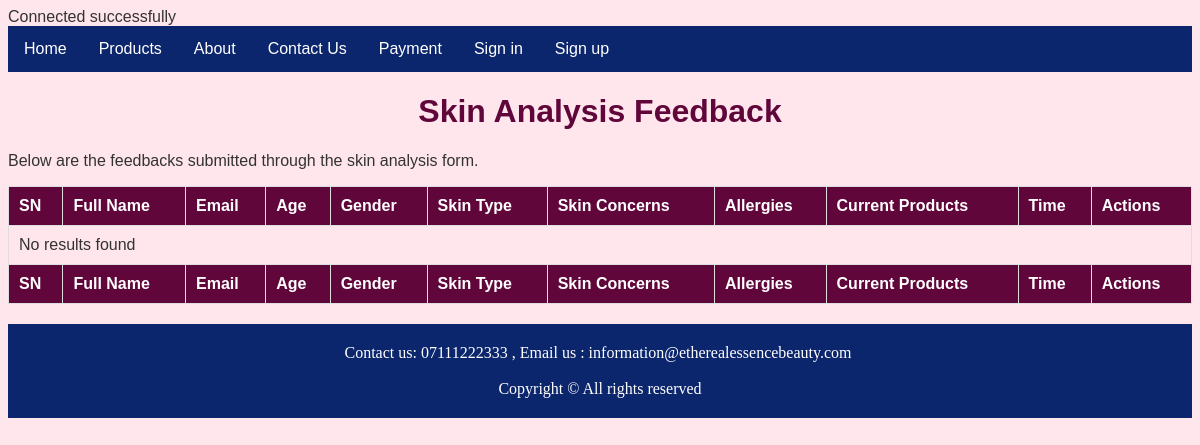
Before: /includes/view_skin_analysis.php with the older database file.
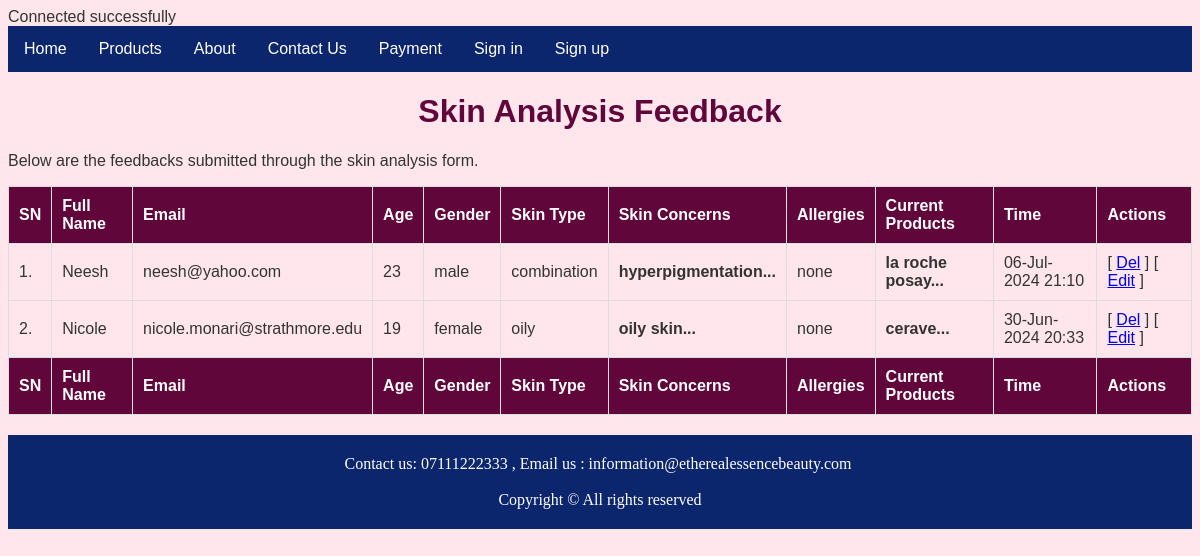
After: the same page with the newer database file.
### tables this page shows
CREATE TABLE IF NOT EXISTS `skin_analysis` (
  `analysisId` bigint(11) NOT NULL AUTO_INCREMENT,
  `fullname` varchar(50) NOT NULL,
  `email` varchar(50) NOT NULL,
  `age` int(11) NOT NULL,
  `gender` enum('female','male','non_binary','prefer_not_to_say') NOT NULL,
  `skin_type` enum('normal','dry','oily','combination','sensitive') NOT NULL,
  `skin_concerns` text NOT NULL,
  `allergies` text DEFAULT NULL,
  `current_products` text DEFAULT NULL,
  `dateSubmitted` datetime NOT NULL DEFAULT current_timestamp(),
  PRIMARY KEY (`analysisId`),
  KEY `email` (`email`)
);

### includes/view_skin_analysis.php (the view, shortened to what this page needs)
<?php
require_once("db_connect.php");
include_once("../templates/header.php");
include_once("../templates/nav.php");
?>
<link rel="stylesheet" href="../css/contact_us.css">
<div class="header">
    <h1>Skin Analysis Feedback</h1>
</div>
<div class="row">
    <div class="content">
        <p>Below are the feedbacks submitted through the skin analysis form.</p>
        <table>
            <thead>
                <tr>
                    <th>SN</th>
                    <th>Full Name</th>
                    <th>Email</th>
                    <th>Age</th>
                    <th>Gender</th>
                    <th>Skin Type</th>
                    <th>Skin Concerns</th>
                    <th>Allergies</th>
                    <th>Current Products</th>
                    <th>Time</th>
                    <th>Actions</th>
                </tr>
            </thead>
            <tbody>
<?php
$select_analysis = "SELECT * FROM `skin_analysis` ORDER BY dateSubmitted DESC";
$sel_analysis_res = $conn->query($select_analysis);
$ca = 0;
if ($sel_analysis_res->num_rows > 0) {
    while ($sel_analysis_row = $sel_analysis_res->fetch_assoc()) {
        $ca++;
?>
                <tr>
                    <td><?php echo $ca; ?>.</td>
                    <td><?php echo htmlspecialchars($sel_analysis_row["fullname"]); ?></td>
                    <td><?php echo htmlspecialchars($sel_analysis_row["email"]); ?></td>
                    <td><?php echo htmlspecialchars($sel_analysis_row["age"]); ?></td>
                    <td><?php echo htmlspecialchars($sel_analysis_row["gender"]); ?></td>
                    <td><?php echo htmlspecialchars($sel_analysis_row["skin_type"]); ?></td>
                    <td><?php echo '<strong>' . substr(htmlspecialchars($sel_analysis_row["skin_concerns"]), 0, 25) . '...</strong>'; ?></td>
                    <td><?php echo htmlspecialchars($sel_analysis_row["allergies"]); ?></td>
                    <td><?php echo '<strong>' . substr(htmlspecialchars($sel_analysis_row["current_products"]), 0, 25) . '...</strong>'; ?></td>
                    <td><?php echo date("d-M-Y H:i", strtotime($sel_analysis_row["dateSubmitted"])); ?></td>
                    <td>[ <a href="?DelId=<?php echo $sel_analysis_row["analysisId"]; ?>" onclick="return confirm('Are you sure you want to delete this feedback permanently from the database?')">Del</a> ]
                            [ <a href="update_skin_analysis.php?analysisId=<?php echo $sel_analysis_row["analysisId"]; ?>">Edit</a> ]</td>
                </tr>
<?php
    }
} else {
    echo "<tr><td colspan='11'>No results found</td></tr>";
}
?>
            </tbody>
            <thead>
                <tr>
                    <th>SN</th>
                    <th>Full Name</th>
                    <th>Email</th>
                    <th>Age</th>
                    <th>Gender</th>
                    <th>Skin Type</th>
                    <th>Skin Concerns</th>
                    <th>Allergies</th>
                    <th>Current Products</th>
                    <th>Time</th>
                    <th>Actions</th>
                </tr>
            </thead>
        </table>
    </div>
</div>
<?php include_once("../templates/footer.php"); ?>

### templates/header.php (shortened to what this page needs)
<!DOCTYPE html>
<html lang="en">
<head>
</head>

### templates/nav.php
<div class="topnav">
    <a href="index.php">Home</a>
    <a href="products.php">Products</a>
    <a href="about.php">About</a>
    <a href="contact_us.php">Contact Us</a>
    <a href="payment.php">Payment</a>
    <a href ="sign_in.php">Sign in</a>
    <a href ="sign_up.php">Sign up</a>
</div>

### templates/footer.php
<footer class="col-md-12"> Contact us: 07111222333 , Email us : information@etherealessencebeauty.com&nbsp;
    <div class="row">
		<br>
      <div class="col-md-12">Copyright &copy; All rights reserved</div>
    </div>
</footer>

### css/contact_us.css (style rules this page uses)
.topnav { background-color: #0c266d; overflow: hidden; }
.topnav a { color: #fff; float: left; display: block; text-decoration: none; text-align: left; padding: 14px 16px; font-family: 'Franklin Gothic Medium', 'Arial Narrow', Arial, sans-serif; }
h1 { color: #61063b; text-align: center; }
footer { background-color: #0c266d; padding: 20px; text-align: center; }
.col-md-12 { color: #fff; font-family: quicksand; font-style: normal; font-weight: 300; }
table { width: 100%; border-collapse: collapse; margin-bottom: 20px; font-family: Arial, sans-serif; }
th, td { border: 1px solid #ddd; padding: 10px; text-align: left; }
th { background-color: #61063b; color: white; }

Changed rows visible on the page:
added skin_analysis: fullname "Neesh", email "neesh@yahoo.com", age "23", gender "male", skin_type "combination", skin_concerns "hyperpigmentation", allergies "none", current_products "la roche posay", dateSubmitted "06-Jul-2024 21:10"
added skin_analysis: fullname "Nicole", email "nicole.monari@strathmore.edu", age "19", gender "female", skin_type "oily", skin_concerns "oily skin", allergies "none", current_products "cerave", dateSubmitted "30-Jun-2024 20:33"
Other visible differences:
text no longer shown: "No results found"
